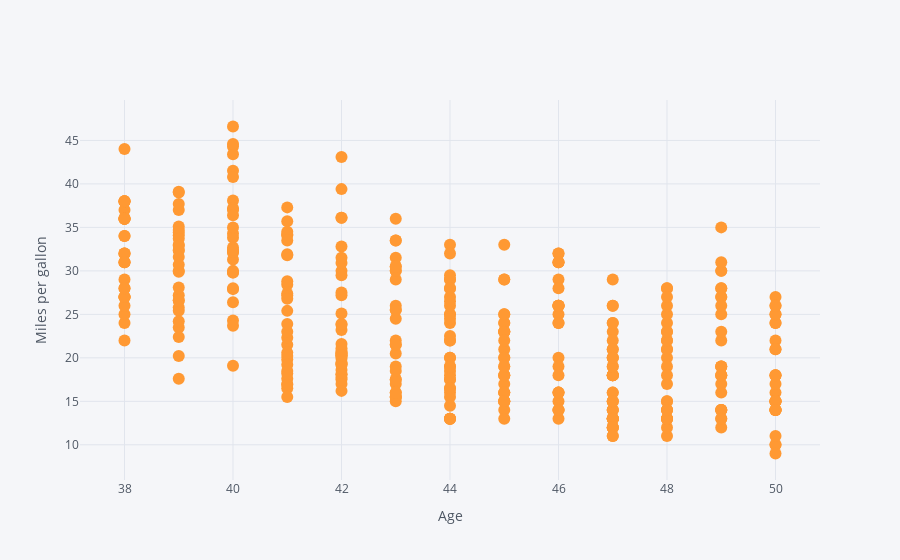

Notebook source saved alongside this figure:
### Markdown cell above
## Exploring relationships in data

### Code cell
data.iplot(kind='scatter', x='age', y='mpg', mode='markers', xTitle='Age', yTitle='Miles per gallon')

### Figure 1 — Plotly figure (JSON) as saved in the notebook; plotly's stock layout.template omitted (floating-point values rounded to 4 significant figures; data arrays with more than 128 entries replaced by an {"elided": "..."} marker saying what was removed)
{"data": [{"line": {"color": "rgba(255, 153, 51, 1.0)", "dash": "solid", "shape": "linear", "width": 1.3}, "marker": {"size": 12, "symbol": "circle"}, "mode": "markers", "name": "mpg", "text": "", "type": "scatter", "x": {"elided": "392 int values"}, "y": {"elided": "392 float values"}}], "layout": {"legend": {"bgcolor": "#F5F6F9", "font": {"color": "#4D5663"}}, "paper_bgcolor": "#F5F6F9", "plot_bgcolor": "#F5F6F9", "title": {"font": {"color": "#4D5663"}}, "xaxis": {"gridcolor": "#E1E5ED", "showgrid": true, "tickfont": {"color": "#4D5663"}, "title": {"font": {"color": "#4D5663"}, "text": "Age"}, "zerolinecolor": "#E1E5ED"}, "yaxis": {"gridcolor": "#E1E5ED", "showgrid": true, "tickfont": {"color": "#4D5663"}, "title": {"font": {"color": "#4D5663"}, "text": "Miles per gallon"}, "zerolinecolor": "#E1E5ED"}}}
